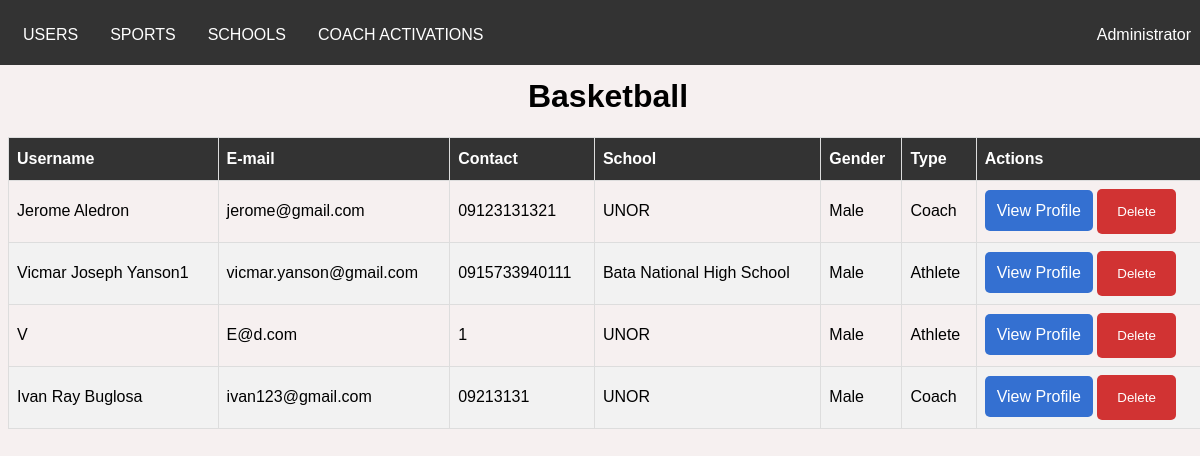
Page /sport.php?sport=Basketball (signed in) on the earlier database version.
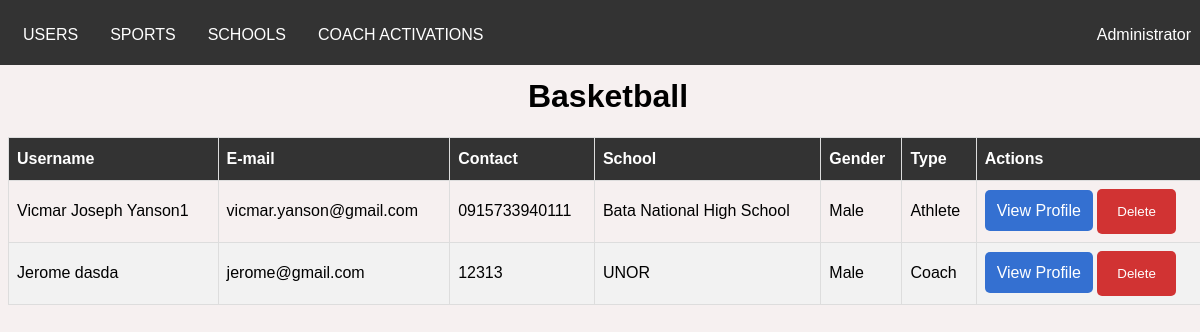
Same page on the later database version.
### tables this page shows
CREATE TABLE `users` (
  `id` int(20) NOT NULL,
  `name` varchar(70) NOT NULL,
  `password` varchar(40) NOT NULL,
  `email` varchar(50) NOT NULL,
  `school` varchar(100) DEFAULT NULL,
  `previous_school` text,
  `contact` varchar(20) DEFAULT NULL,
  `address` varchar(100) DEFAULT NULL,
  `birthdate` date NOT NULL,
  `gender` text NOT NULL,
  `sport` text,
  `position` text,
  `created_at` datetime NOT NULL,
  `updated_at` datetime NOT NULL,
  `type` text NOT NULL,
  `status` text NOT NULL,
  `image` varchar(100) NOT NULL,
  `youtube` varchar(50) NOT NULL
);

### web_db.php (called while the page is built, shortened)
<?php
$dbHost = 'localhost';
$dbName = 'android_db';
$dbUser = 'root';
$dbPass = '';
    try {
        $config = new PDO("mysql:host={$dbHost};dbname={$dbName}",$dbUser,$dbPass);
        $config->setAttribute(PDO::ATTR_ERRMODE,PDO::ERRMODE_EXCEPTION);
    } catch(PDOException $e) {
        echo $e->getMessage();
    }
    include_once('web_config.php');
    $pdo = new Config($config);
?>

### authentication.php (called while the page is built, shortened)
<?php
            $email = $_SESSION['email'];
            $current_user = $pdo->checkEmail($email);
?>

### web_config.php (called while the page is built, shortened)
<?php
    class Config {
        private $db;
        function __construct($config){
            $this->db = $config;
        }
        public function checkEmail($email){
            try{
                $query = $this->db->prepare("SELECT * from users where email=:email");
                $query->bindparam(":email", $email);
                $query->execute();
                return $request = $query->fetch();
            }catch(Exception $e){
                echo $e->getMessage();
                return false;
            }
        }
        public function fetchSport($sport){
            try{
                $query = $this->db->prepare("SELECT * from users WHERE sport='$sport' AND status='Activated'");
                $query->bindparam(":sport", $sport);
                $query->execute();
                return $request = $query->fetchAll();
            }catch(Exception $e){
                echo $e->getMessage();
                return false;
            }
        }
    }
?>

### sport.php (the view, shortened to what this page needs)
<?php
    include_once('web_db.php');
    include_once('authentication.php');
    $getSport = $_GET['sport'];
?>
<!DOCTYPE html>
<html lang="en">
    <head>
        <link href="styles.css" rel="stylesheet" />
    </head>
    <body>
        <?php include('navbar.php') ?>
        <div class="container">
            <center><h1><?php echo $getSport ?></h1>
                <table id="users">
                <thead>
                        <tr>
                            <th>Username</th>
                            <th>E-mail</th>
                            <th>Contact</th>
                            <th>School</th>
                            <th>Gender</th>
                            <th>Type</th>
                            <th>Actions</th>
                </thead>
                <tbody>
                    <?php
                        $users = $pdo->fetchSport($getSport);
                        if(is_array($users) && !empty($users)){
                            foreach($users as $user){
                    ?>
                    <tr>
                        <td><?php echo $user['name']; ?></td>
                        <td><?php echo $user['email']; ?></td>
                        <td><?php echo $user['contact']; ?></td>
                        <td><?php if(empty($user['school'])){
                                    echo $user['previous_school'];
                            }else{
                                echo $user['school'];
                            } ?></td>
                        <td><?php echo $user['gender']; ?></td>
                        <td><?php echo $user['type']; ?></td>
                        <td>
                            <a class="view-profile" href="userProfile.php?id=<?php echo $user['id']?>">View Profile</a>
                            <form method="post" class="delete-form">
                                <button class="delete-button" type="submit" name="delete">Delete</button>
                            </form>
                        </td>
                    </tr>
                    <?php } }?>
                </tbody>
            </table>
            </center>
        </div>
    </body>
</html>

### navbar.php (shortened to what this page needs)
<nav class="navbar">
    <div class="container">
    <?php
        if($current_user['type'] == 'Admin'){
    ?>
        <a href="index.php" class="list">USERS</a>
    <?php } ?>
    <?php
        if($current_user['type'] == 'Admin'){
    ?>
        <div class="dropdown list">
            <button class="dropbtn" onclick="sportDropDown()">SPORTS</button>
        </div>
        <div class="dropdown list">
            <button class="dropbtn" onclick="schoolDropdown()">SCHOOLS</button>
        </div>
    <?php }?>
        <?php if($current_user['type'] == 'Admin'){ ?>
            <a href="DeactivatedUsers.php" class="user-profile list">COACH ACTIVATIONS</a>
        <?php } ?>
        <div class="dropdown user-profile list">
            <button class="dropbtn profile-dropdown" onclick="profileDropdown()">
                <?php echo $current_user['name']?>
            </button>
        </div>
    </div>
</nav>

### styles.css (style rules this page uses)
body { font-family: 'Nunito', sans-serif; background-color: #f3ebebb7; }
form { margin: auto; }
.delete-form { display: inline-block; }
.delete-button { background-color: #d13333; color: white; padding: 15px 20px; border: none; cursor: pointer; border-radius: 5px; font-family: 'Nunito', sans-serif; }
.container { width:1200px; margin: auto; }
#users { font-family: 'Nunito', sans-serif; border-collapse: collapse; width: 100%; }
#users td, #users th { border: 1px solid #ddd; padding: 8px; }
#users tr:nth-child(even) { background-color: #f2f2f2; }
#users th { padding-top: 12px; padding-bottom: 12px; text-align: left; background-color: #333; color: white; }
.navbar { overflow: hidden; background-color: #333; font-family: 'Nunito', sans-serif; margin: -8px; padding: 7px; }
.navbar a { float: left; font-size: 16px; color: white; text-align: center; padding: 14px 16px; text-decoration: none; }
.navbar .list { margin-top: 5px; }
.dropdown { float: left; overflow: hidden; }
.dropdown .dropbtn { cursor: pointer; font-size: 16px; border: none; outline: none; color: white; padding: 14px 16px; background-color: inherit; font-family: inherit; margin: 0; }
.user-profile { float: right; }
.view-profile { text-decoration: none; color: white; background-color: #3470d1; border: none; padding: 12px 12px; border-radius: 5px; text-align: center; }

Differences in the rows shown:
removed users: name "Jerome Aledron", email "jerome@gmail.com", contact "09123131321", school "UNOR", gender "Male", type "Coach"
removed users: name "V", email "E@d.com", contact "1", school "UNOR", gender "Male", type "Athlete"
removed users: name "Ivan Ray Buglosa", email "ivan123@gmail.com", contact "09213131", school "UNOR", gender "Male", type "Coach"
added users: name "Jerome dasda", email "jerome@gmail.com", contact "12313", school "UNOR", gender "Male", type "Coach"
